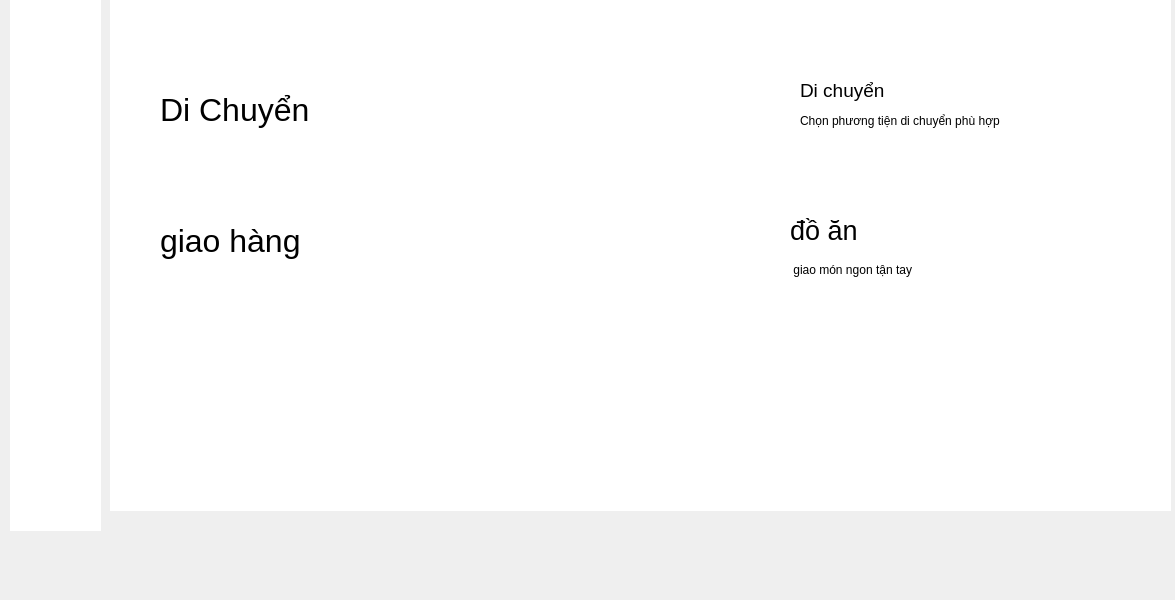
<?xml version="1.0" encoding="UTF-8"?>
<ui version="4.0">
 <class>MainWindow</class>
 <widget class="QMainWindow" name="MainWindow">
  <property name="geometry">
   <rect>
    <x>0</x>
    <y>0</y>
    <width>1175</width>
    <height>600</height>
   </rect>
  </property>
  <property name="windowTitle">
   <string>MainWindow</string>
  </property>
  <widget class="QWidget" name="centralwidget">
   <widget class="QStackedWidget" name="main_widget">
    <property name="geometry">
     <rect>
      <x>110</x>
      <y>0</y>
      <width>1061</width>
      <height>521</height>
     </rect>
    </property>
    <property name="currentIndex">
     <number>0</number>
    </property>
    <widget class="QWidget" name="home">
     <widget class="QLabel" name="label_9">
      <property name="geometry">
       <rect>
        <x>-460</x>
        <y>-20</y>
        <width>2000</width>
        <height>531</height>
       </rect>
      </property>
      <property name="styleSheet">
       <string notr="true">color:rgb(255, 255, 255);
background:rgb(255, 255, 255);</string>
      </property>
      <property name="text">
       <string/>
      </property>
      <property name="pixmap">
       <pixmap>../img/Đặt đồ ăn Online cùng GrabFood _ GrabFood Vietnam_files/GrabFood-DAX-Desktop-Content-3.png</pixmap>
      </property>
     </widget>
     <widget class="QLabel" name="label_2">
      <property name="geometry">
       <rect>
        <x>50</x>
        <y>10</y>
        <width>200</width>
        <height>200</height>
       </rect>
      </property>
      <property name="font">
       <font>
        <pointsize>24</pointsize>
       </font>
      </property>
      <property name="text">
       <string>Di Chuyển</string>
      </property>
     </widget>
     <widget class="QPushButton" name="pushButton">
      <property name="geometry">
       <rect>
        <x>490</x>
        <y>68</y>
        <width>141</width>
        <height>91</height>
       </rect>
      </property>
      <property name="styleSheet">
       <string notr="true">
background:none;
 border:none;</string>
      </property>
      <property name="text">
       <string/>
      </property>
      <property name="icon">
       <iconset>
        <normaloff>../img/Dịch vụ Đặt Xe Công Nghệ _ Grab Vietnam_files/grabcar-copy@500-120x120.png</normaloff>../img/Dịch vụ Đặt Xe Công Nghệ _ Grab Vietnam_files/grabcar-copy@500-120x120.png</iconset>
      </property>
      <property name="iconSize">
       <size>
        <width>100</width>
        <height>100</height>
       </size>
      </property>
     </widget>
     <widget class="QLabel" name="label_8">
      <property name="geometry">
       <rect>
        <x>690</x>
        <y>70</y>
        <width>331</width>
        <height>41</height>
       </rect>
      </property>
      <property name="font">
       <font>
        <pointsize>14</pointsize>
       </font>
      </property>
      <property name="text">
       <string>Di chuyển </string>
      </property>
     </widget>
     <widget class="QLabel" name="label_10">
      <property name="geometry">
       <rect>
        <x>690</x>
        <y>90</y>
        <width>331</width>
        <height>61</height>
       </rect>
      </property>
      <property name="text">
       <string>Chọn phương tiện di chuyển phù hợp</string>
      </property>
     </widget>
     <widget class="QLabel" name="label_11">
      <property name="geometry">
       <rect>
        <x>50</x>
        <y>200</y>
        <width>181</width>
        <height>81</height>
       </rect>
      </property>
      <property name="font">
       <font>
        <pointsize>24</pointsize>
       </font>
      </property>
      <property name="text">
       <string>giao hàng</string>
      </property>
     </widget>
     <widget class="QPushButton" name="pushButton_2">
      <property name="geometry">
       <rect>
        <x>480</x>
        <y>210</y>
        <width>101</width>
        <height>101</height>
       </rect>
      </property>
      <property name="styleSheet">
       <string notr="true">background:none;
 border:none;
</string>
      </property>
      <property name="text">
       <string/>
      </property>
      <property name="icon">
       <iconset>
        <normaloff>../img/Đặt đồ ăn Online cùng GrabFood _ GrabFood Vietnam_files/GrabFood-DAX-Desktop-Content-3.png</normaloff>../img/Đặt đồ ăn Online cùng GrabFood _ GrabFood Vietnam_files/GrabFood-DAX-Desktop-Content-3.png</iconset>
      </property>
      <property name="iconSize">
       <size>
        <width>100</width>
        <height>100</height>
       </size>
      </property>
     </widget>
     <widget class="QLabel" name="label_12">
      <property name="geometry">
       <rect>
        <x>680</x>
        <y>210</y>
        <width>81</width>
        <height>41</height>
       </rect>
      </property>
      <property name="font">
       <font>
        <pointsize>20</pointsize>
       </font>
      </property>
      <property name="text">
       <string>đồ ăn</string>
      </property>
     </widget>
     <widget class="QLabel" name="label_14">
      <property name="geometry">
       <rect>
        <x>680</x>
        <y>260</y>
        <width>191</width>
        <height>20</height>
       </rect>
      </property>
      <property name="text">
       <string> giao món ngon tận tay</string>
      </property>
     </widget>
    </widget>
    <widget class="QWidget" name="account">
     <widget class="QLabel" name="label">
      <property name="geometry">
       <rect>
        <x>340</x>
        <y>20</y>
        <width>291</width>
        <height>91</height>
       </rect>
      </property>
      <property name="font">
       <font>
        <pointsize>48</pointsize>
       </font>
      </property>
      <property name="text">
       <string>Profile</string>
      </property>
     </widget>
     <widget class="QLabel" name="label_4">
      <property name="geometry">
       <rect>
        <x>70</x>
        <y>160</y>
        <width>111</width>
        <height>41</height>
       </rect>
      </property>
      <property name="font">
       <font>
        <family>Segoe Print</family>
        <pointsize>10</pointsize>
       </font>
      </property>
      <property name="text">
       <string>Name:</string>
      </property>
     </widget>
     <widget class="QLabel" name="label_5">
      <property name="geometry">
       <rect>
        <x>60</x>
        <y>220</y>
        <width>81</width>
        <height>20</height>
       </rect>
      </property>
      <property name="font">
       <font>
        <family>Segoe Print</family>
        <pointsize>10</pointsize>
       </font>
      </property>
      <property name="text">
       <string>Password:</string>
      </property>
     </widget>
     <widget class="QLabel" name="label_6">
      <property name="geometry">
       <rect>
        <x>60</x>
        <y>260</y>
        <width>63</width>
        <height>20</height>
       </rect>
      </property>
      <property name="font">
       <font>
        <family>Segoe Print</family>
        <pointsize>10</pointsize>
       </font>
      </property>
      <property name="text">
       <string>Email:</string>
      </property>
     </widget>
     <widget class="QLabel" name="label_7">
      <property name="geometry">
       <rect>
        <x>60</x>
        <y>310</y>
        <width>63</width>
        <height>20</height>
       </rect>
      </property>
      <property name="font">
       <font>
        <family>Segoe Print</family>
        <pointsize>10</pointsize>
       </font>
      </property>
      <property name="text">
       <string>Gender:</string>
      </property>
     </widget>
     <widget class="QLabel" name="label_3">
      <property name="geometry">
       <rect>
        <x>10</x>
        <y>0</y>
        <width>1061</width>
        <height>491</height>
       </rect>
      </property>
      <property name="styleSheet">
       <string notr="true">background:rgb(255, 255, 255)</string>
      </property>
      <property name="text">
       <string/>
      </property>
     </widget>
     <widget class="QPushButton" name="btn_avatar">
      <property name="geometry">
       <rect>
        <x>610</x>
        <y>128</y>
        <width>261</width>
        <height>221</height>
       </rect>
      </property>
      <property name="text">
       <string/>
      </property>
      <property name="icon">
       <iconset>
        <normaloff>../../../../../Downloads/download-solid.svg</normaloff>../../../../../Downloads/download-solid.svg</iconset>
      </property>
     </widget>
     <widget class="QWidget" name="gridLayoutWidget">
      <property name="geometry">
       <rect>
        <x>240</x>
        <y>160</y>
        <width>201</width>
        <height>181</height>
       </rect>
      </property>
      <layout class="QGridLayout" name="gridLayout">
       <item row="1" column="0">
        <widget class="QLineEdit" name="txt_name_2">
         <property name="placeholderText">
          <string>password</string>
         </property>
        </widget>
       </item>
       <item row="0" column="0">
        <widget class="QLineEdit" name="txt_name">
         <property name="placeholderText">
          <string>Full name</string>
         </property>
        </widget>
       </item>
       <item row="2" column="0">
        <widget class="QLineEdit" name="txt_email">
         <property name="placeholderText">
          <string>email</string>
         </property>
        </widget>
       </item>
       <item row="3" column="0">
        <widget class="QLineEdit" name="lineEdit_4">
         <property name="placeholderText">
          <string>gender</string>
         </property>
        </widget>
       </item>
      </layout>
     </widget>
     <zorder>label_3</zorder>
     <zorder>label</zorder>
     <zorder>label_4</zorder>
     <zorder>label_5</zorder>
     <zorder>label_6</zorder>
     <zorder>label_7</zorder>
     <zorder>btn_avatar</zorder>
     <zorder>gridLayoutWidget</zorder>
    </widget>
    <widget class="QWidget" name="page_4">
     <widget class="QLabel" name="label_18">
      <property name="geometry">
       <rect>
        <x>-10</x>
        <y>-1</y>
        <width>1071</width>
        <height>491</height>
       </rect>
      </property>
      <property name="styleSheet">
       <string notr="true">background:rgb(255, 255, 255)</string>
      </property>
      <property name="text">
       <string/>
      </property>
     </widget>
     <widget class="QLabel" name="label_26">
      <property name="geometry">
       <rect>
        <x>20</x>
        <y>10</y>
        <width>181</width>
        <height>51</height>
       </rect>
      </property>
      <property name="font">
       <font>
        <pointsize>16</pointsize>
       </font>
      </property>
      <property name="text">
       <string>Dịch vụ lái xe</string>
      </property>
     </widget>
     <widget class="QLabel" name="label_27">
      <property name="geometry">
       <rect>
        <x>40</x>
        <y>100</y>
        <width>151</width>
        <height>91</height>
       </rect>
      </property>
      <property name="text">
       <string/>
      </property>
      <property name="pixmap">
       <pixmap>../img/Dịch vụ Đặt Xe Công Nghệ _ Grab Vietnam_files/standard–taxi@500-120x120.png</pixmap>
      </property>
     </widget>
     <widget class="QLabel" name="label_28">
      <property name="geometry">
       <rect>
        <x>50</x>
        <y>170</y>
        <width>111</width>
        <height>51</height>
       </rect>
      </property>
      <property name="font">
       <font>
        <pointsize>16</pointsize>
       </font>
      </property>
      <property name="text">
       <string>GrabTaxi</string>
      </property>
     </widget>
     <widget class="QLabel" name="label_29">
      <property name="geometry">
       <rect>
        <x>0</x>
        <y>210</y>
        <width>261</width>
        <height>20</height>
       </rect>
      </property>
      <property name="text">
       <string>Bắt taxi dễ dàng và an toàn hơn.</string>
      </property>
     </widget>
     <widget class="QLabel" name="label_30">
      <property name="geometry">
       <rect>
        <x>260</x>
        <y>90</y>
        <width>141</width>
        <height>91</height>
       </rect>
      </property>
      <property name="text">
       <string/>
      </property>
      <property name="pixmap">
       <pixmap>../img/Dịch vụ Đặt Xe Công Nghệ _ Grab Vietnam_files/grabcar-copy@500-120x120.png</pixmap>
      </property>
     </widget>
     <widget class="QLabel" name="label_31">
      <property name="geometry">
       <rect>
        <x>250</x>
        <y>170</y>
        <width>111</width>
        <height>51</height>
       </rect>
      </property>
      <property name="font">
       <font>
        <pointsize>16</pointsize>
       </font>
      </property>
      <property name="text">
       <string>GrabCar</string>
      </property>
     </widget>
     <widget class="QLabel" name="label_32">
      <property name="geometry">
       <rect>
        <x>230</x>
        <y>210</y>
        <width>211</width>
        <height>20</height>
       </rect>
      </property>
      <property name="text">
       <string>Xe ô tô riêng phục vụ mọi nhu</string>
      </property>
     </widget>
     <widget class="QLabel" name="label_33">
      <property name="geometry">
       <rect>
        <x>250</x>
        <y>230</y>
        <width>181</width>
        <height>20</height>
       </rect>
      </property>
      <property name="text">
       <string>cầu di chuyển của bạn</string>
      </property>
     </widget>
     <widget class="QLabel" name="label_34">
      <property name="geometry">
       <rect>
        <x>460</x>
        <y>50</y>
        <width>161</width>
        <height>141</height>
       </rect>
      </property>
      <property name="text">
       <string/>
      </property>
      <property name="pixmap">
       <pixmap>../img/Dịch vụ Đặt Xe Công Nghệ _ Grab Vietnam_files/justgrab-copy@500-120x120.png</pixmap>
      </property>
     </widget>
     <widget class="QLabel" name="label_35">
      <property name="geometry">
       <rect>
        <x>480</x>
        <y>180</y>
        <width>131</width>
        <height>31</height>
       </rect>
      </property>
      <property name="font">
       <font>
        <pointsize>16</pointsize>
       </font>
      </property>
      <property name="text">
       <string>JustGrab</string>
      </property>
     </widget>
     <widget class="QLabel" name="label_36">
      <property name="geometry">
       <rect>
        <x>460</x>
        <y>210</y>
        <width>251</width>
        <height>20</height>
       </rect>
      </property>
      <property name="text">
       <string>Tìm xe ô tô/ taxi gần bạn nhất</string>
      </property>
     </widget>
     <widget class="QLabel" name="label_37">
      <property name="geometry">
       <rect>
        <x>460</x>
        <y>230</y>
        <width>231</width>
        <height>20</height>
       </rect>
      </property>
      <property name="text">
       <string>chỉ bằng một thao tác chạm.</string>
      </property>
     </widget>
    </widget>
    <widget class="QWidget" name="page_3">
     <widget class="QLabel" name="label_13">
      <property name="geometry">
       <rect>
        <x>-50</x>
        <y>0</y>
        <width>1091</width>
        <height>501</height>
       </rect>
      </property>
      <property name="font">
       <font>
        <pointsize>28</pointsize>
       </font>
      </property>
      <property name="styleSheet">
       <string notr="true">background:rgb(255, 255, 255)</string>
      </property>
      <property name="text">
       <string/>
      </property>
     </widget>
     <widget class="QLabel" name="label_15">
      <property name="geometry">
       <rect>
        <x>140</x>
        <y>-60</y>
        <width>671</width>
        <height>171</height>
       </rect>
      </property>
      <property name="font">
       <font>
        <pointsize>20</pointsize>
       </font>
      </property>
      <property name="styleSheet">
       <string notr="true">color :rgb(0, 255, 0)</string>
      </property>
      <property name="text">
       <string>Mang đến cho bạn món ăn ưa thích, nóng hổi và ngon lành</string>
      </property>
     </widget>
     <widget class="QLabel" name="label_16">
      <property name="geometry">
       <rect>
        <x>150</x>
        <y>60</y>
        <width>671</width>
        <height>20</height>
       </rect>
      </property>
      <property name="text">
       <string>Đặt đồ ăn giao hàng tận nhà nhanh chóng lấp đầy chiếc bụng đói của bạn với những món ngon yêu</string>
      </property>
     </widget>
     <widget class="QLabel" name="label_17">
      <property name="geometry">
       <rect>
        <x>160</x>
        <y>80</y>
        <width>651</width>
        <height>20</height>
       </rect>
      </property>
      <property name="text">
       <string>thích và dịch vụ giao hàng “thần tốc”. GrabFood hiện đang có mặt tại nhiều tỉnh thành ở Việt Nam:</string>
      </property>
     </widget>
     <widget class="QLabel" name="label_19">
      <property name="geometry">
       <rect>
        <x>170</x>
        <y>100</y>
        <width>641</width>
        <height>20</height>
       </rect>
      </property>
      <property name="text">
       <string>Thành phố Hồ Chí Minh, Hà Nội, Đà Nẵng, Vũng Tàu, Bình Dương, Đồng Nai, Cần Thơ, Đà Lạt,….</string>
      </property>
     </widget>
     <widget class="QLabel" name="label_20">
      <property name="geometry">
       <rect>
        <x>260</x>
        <y>120</y>
        <width>461</width>
        <height>20</height>
       </rect>
      </property>
      <property name="text">
       <string>Chúng tôi đang dần mở rộng thêm nhiều khu vực trong thời gian tới!</string>
      </property>
     </widget>
     <widget class="QLabel" name="label_21">
      <property name="geometry">
       <rect>
        <x>140</x>
        <y>150</y>
        <width>211</width>
        <height>161</height>
       </rect>
      </property>
      <property name="text">
       <string/>
      </property>
      <property name="pixmap">
       <pixmap>../img/Đặt đồ ăn Online cùng GrabFood _ GrabFood Vietnam_files/GrabFood-DAX-Desktop-Content-1.png</pixmap>
      </property>
      <property name="scaledContents">
       <bool>true</bool>
      </property>
     </widget>
     <widget class="QLabel" name="label_22">
      <property name="geometry">
       <rect>
        <x>60</x>
        <y>320</y>
        <width>491</width>
        <height>41</height>
       </rect>
      </property>
      <property name="font">
       <font>
        <pointsize>14</pointsize>
       </font>
      </property>
      <property name="styleSheet">
       <string notr="true">color:rgb(0, 255, 0)</string>
      </property>
      <property name="text">
       <string>Đặt đồ ăn online chỉ sau vài cú chạm.</string>
      </property>
     </widget>
     <widget class="QLabel" name="label_23">
      <property name="geometry">
       <rect>
        <x>110</x>
        <y>360</y>
        <width>281</width>
        <height>20</height>
       </rect>
      </property>
      <property name="text">
       <string>GrabFood giao hàng nhanh thần tốc, đảm</string>
      </property>
     </widget>
     <widget class="QLabel" name="label_24">
      <property name="geometry">
       <rect>
        <x>100</x>
        <y>380</y>
        <width>301</width>
        <height>20</height>
       </rect>
      </property>
      <property name="text">
       <string>bảo mang cho bạn bữa ăn nóng hổi và ngon</string>
      </property>
     </widget>
     <widget class="QLabel" name="label_25">
      <property name="geometry">
       <rect>
        <x>160</x>
        <y>400</y>
        <width>171</width>
        <height>20</height>
       </rect>
      </property>
      <property name="text">
       <string>lành, dù bạn đang ở đâu.</string>
      </property>
     </widget>
    </widget>
   </widget>
   <widget class="QWidget" name="widget" native="true">
    <property name="geometry">
     <rect>
      <x>10</x>
      <y>0</y>
      <width>91</width>
      <height>531</height>
     </rect>
    </property>
    <property name="styleSheet">
     <string notr="true">background:rgb(255, 255, 255)</string>
    </property>
    <widget class="QPushButton" name="btn_nav_account">
     <property name="geometry">
      <rect>
       <x>20</x>
       <y>70</y>
       <width>61</width>
       <height>29</height>
      </rect>
     </property>
     <property name="styleSheet">
      <string notr="true">
background:none;
 border:none;</string>
     </property>
     <property name="text">
      <string/>
     </property>
     <property name="icon">
      <iconset>
       <normaloff>../img/circle-user-solid.svg</normaloff>../img/circle-user-solid.svg</iconset>
     </property>
     <property name="iconSize">
      <size>
       <width>30</width>
       <height>30</height>
      </size>
     </property>
    </widget>
    <widget class="QPushButton" name="btn_nav_home">
     <property name="geometry">
      <rect>
       <x>0</x>
       <y>20</y>
       <width>93</width>
       <height>29</height>
      </rect>
     </property>
     <property name="styleSheet">
      <string notr="true">background:none;
border:none;</string>
     </property>
     <property name="text">
      <string/>
     </property>
     <property name="icon">
      <iconset>
       <normaloff>../img/house-solid (1).svg</normaloff>../img/house-solid (1).svg</iconset>
     </property>
     <property name="iconSize">
      <size>
       <width>30</width>
       <height>30</height>
      </size>
     </property>
    </widget>
    <widget class="QPushButton" name="pushButton_3">
     <property name="geometry">
      <rect>
       <x>0</x>
       <y>120</y>
       <width>93</width>
       <height>29</height>
      </rect>
     </property>
     <property name="styleSheet">
      <string notr="true">background:none;
 border:none;</string>
     </property>
     <property name="text">
      <string/>
     </property>
     <property name="icon">
      <iconset>
       <normaloff>../img/Dịch vụ Đặt Xe Công Nghệ _ Grab Vietnam_files/grabcar-copy@500-120x120.png</normaloff>../img/Dịch vụ Đặt Xe Công Nghệ _ Grab Vietnam_files/grabcar-copy@500-120x120.png</iconset>
     </property>
     <property name="iconSize">
      <size>
       <width>70</width>
       <height>70</height>
      </size>
     </property>
    </widget>
    <widget class="QPushButton" name="pushButton_4">
     <property name="geometry">
      <rect>
       <x>0</x>
       <y>160</y>
       <width>93</width>
       <height>61</height>
      </rect>
     </property>
     <property name="styleSheet">
      <string notr="true">background:none;
 border:none;</string>
     </property>
     <property name="text">
      <string/>
     </property>
     <property name="icon">
      <iconset>
       <normaloff>../img/Đặt đồ ăn Online cùng GrabFood _ GrabFood Vietnam_files/GrabFood-DAX-Desktop-Content-3.png</normaloff>../img/Đặt đồ ăn Online cùng GrabFood _ GrabFood Vietnam_files/GrabFood-DAX-Desktop-Content-3.png</iconset>
     </property>
     <property name="iconSize">
      <size>
       <width>50</width>
       <height>50</height>
      </size>
     </property>
    </widget>
    <zorder>btn_nav_home</zorder>
    <zorder>btn_nav_account</zorder>
    <zorder>pushButton_3</zorder>
    <zorder>pushButton_4</zorder>
   </widget>
  </widget>
 </widget>
 <resources/>
 <connections/>
</ui>
